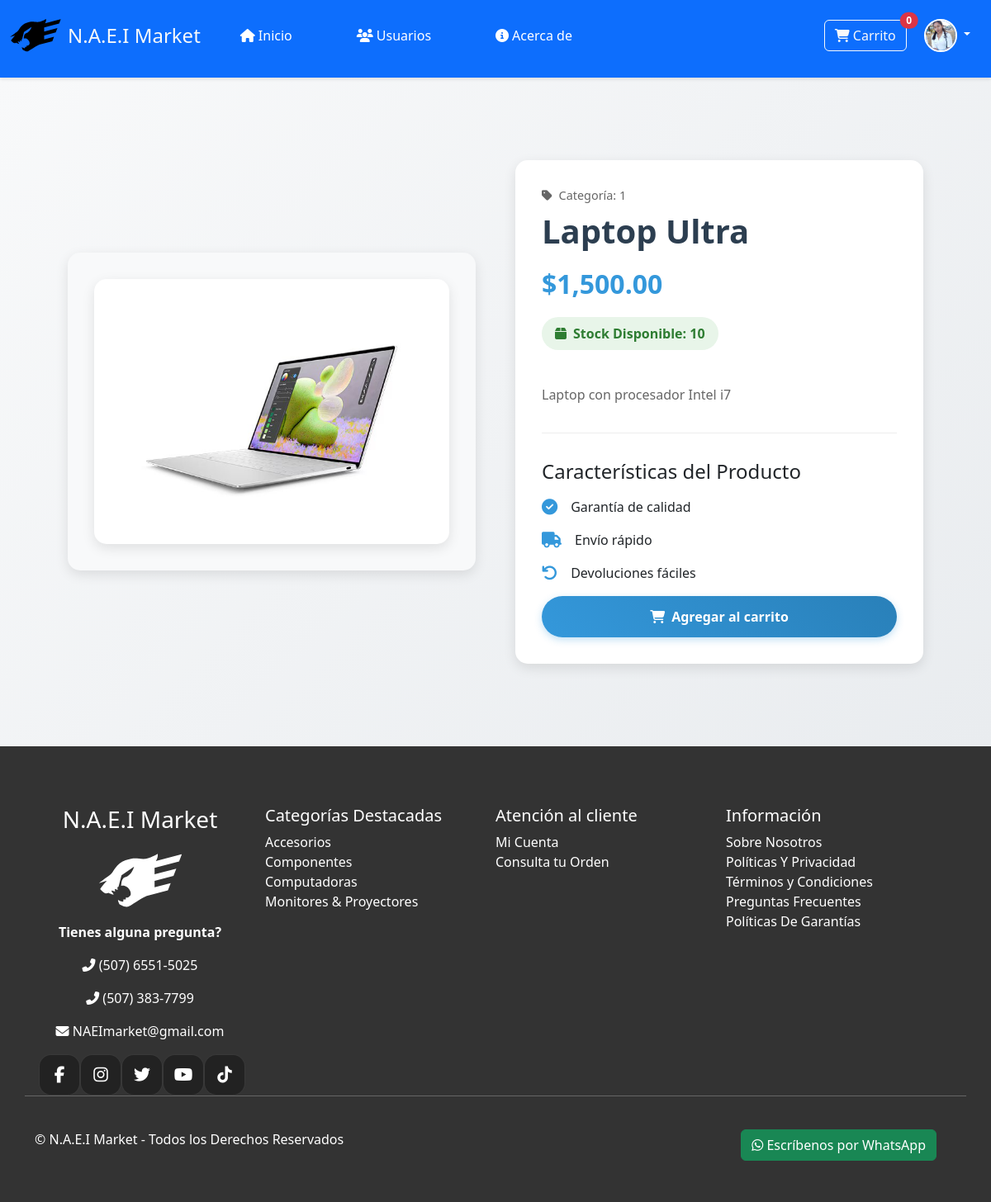
The page /details.php?id=1 (signed in) on the database its author committed.
### tables this page shows
CREATE TABLE `usuarios` (
    `id` int(11) NOT NULL,
    `nombre` varchar(255) NOT NULL,
    `apellido` varchar(255) NOT NULL,
    `correo` varchar(255) NOT NULL,
    `contraseña` varchar(255) NOT NULL,
    `rol` enum(
        'admin',
        'contador',
        'ayudante'
    ) NOT NULL,
    `foto_perfil` varchar(255) DEFAULT NULL
);

CREATE TABLE `productos` (
    `id` int(11) NOT NULL,
    `nombre` varchar(255) NOT NULL,
    `descripcion` text,
    `precio` decimal(10, 2) NOT NULL,
    `stock` int(11) NOT NULL,
    `categoria_id` int(11) DEFAULT NULL,
    `imagen` varchar(255) DEFAULT NULL,
    `descripcion_larga` text
);

### Controllers/function.php (called while the page is built, shortened)
<?php
function obtenerTotalCarrito() {
return 0;
}

### public/details.php (the view, shortened to what this page needs)
<?php
require_once '../Controllers/function.php';
require_once '../config/connection.php';
$id_producto = isset($_GET['id']) ? intval($_GET['id']) : null;
$sql = "SELECT id, nombre, descripcion, descripcion_larga, precio, stock, categoria_id, imagen FROM productos WHERE id = ?";
$stmt = $conn->prepare($sql);
$stmt->bind_param("i", $id_producto);
if (!$stmt->execute()) {
    die("Error al ejecutar la consulta: " . $stmt->error);
}
$result = $stmt->get_result();
$producto = $result->fetch_assoc();
?>
<!DOCTYPE html>
<html lang="es">
<head>
    <link rel="stylesheet" href="/src/css/styles.css">
    <link rel="stylesheet" href="https://cdn.jsdelivr.net/npm/bootstrap@5.3.0/dist/css/bootstrap.min.css">
    <link rel="stylesheet" href="https://cdn.jsdelivr.net/npm/toastify-js/src/toastify.min.css">
    <link rel="stylesheet" href="https://cdnjs.cloudflare.com/ajax/libs/font-awesome/6.0.0-beta3/css/all.min.css">
</head>
<body>
    <?php include '../src/components/header.php'; ?>
    <main id="details" class="details-content">
        <div class="container">
            <section class="py-5">
                <div class="row gx-4 gx-lg-5 align-items-center">
                    <div class="col-md-6">
                        <div class="product-image-container">
                            <?php if (!empty($producto['imagen'])): ?>
                                <img src="<?php echo htmlspecialchars($producto['imagen']); ?>"
                                    alt="<?php echo htmlspecialchars($producto['nombre']); ?>"
                                    class="product-image"
                                    onerror="this.onerror=null; this.src='/assets/img/placeholder.png';">
                            <?php else: ?>
                                <i class="fas fa-image product-image-placeholder"></i>
                            <?php endif; ?>
                        </div>
                    </div>
                    <div class="col-md-6">
                        <div class="product-info">
                            <div class="product-category">
                                <i class="fas fa-tag me-2"></i>Categoría: <?php echo $producto['categoria_id']; ?>
                            </div>
                            <h1 class="product-title"><?php echo htmlspecialchars($producto['nombre']); ?></h1>
                            <div class="product-price">
                                $<?php echo number_format($producto['precio'], 2); ?>
                            </div>
                            <div class="product-stock">
                                <i class="fas fa-box me-2"></i>Stock Disponible: <?php echo $producto['stock']; ?>
                            </div>
                            <p class="product-description"><?php echo htmlspecialchars($producto['descripcion']); ?></p>
                            <div class="product-features">
                                <h4 class="mb-3">Características del Producto</h4>
                                <div class="feature-item">
                                    <i class="fas fa-check-circle feature-icon"></i>
                                    <span>Garantía de calidad</span>
                                </div>
                                <div class="feature-item">
                                    <i class="fas fa-truck feature-icon"></i>
                                    <span>Envío rápido</span>
                                </div>
                                <div class="feature-item">
                                    <i class="fas fa-undo feature-icon"></i>
                                    <span>Devoluciones fáciles</span>
                                </div>
                            </div>
                            <button class="btn btn-add-cart w-100" id="BtnAddCarrito" type="button"
                                onclick="addToCart(event)">
                                <i class="fas fa-shopping-cart me-2"></i>Agregar al carrito
                            </button>
                        </div>
                    </div>
                </div>
            </section>
        </div>
    </main>
</body>
</html>

### src/components/header.php (shortened to what this page needs)
<?php
include '../config/connection.php';
$rol = 'cliente';
$avatar = "/assets/img/logo/profile-1.png";
if (isset($_SESSION['usuario_id'])) {
    $user_id = $_SESSION['usuario_id'];
    $sql = "SELECT nombre, apellido, correo, foto_perfil, rol FROM Usuarios WHERE id = ?";
    $stmt = $conn->prepare($sql);
    $stmt->bind_param('i', $user_id);
    $stmt->execute();
    $result = $stmt->get_result();
    if ($result->num_rows > 0) {
        $user = $result->fetch_assoc();
        $avatar = $user['foto_perfil'];
        $rol = $user['rol'];
    }
}
?>
<header>
    <nav class="navbar navbar-expand-lg bg-primary d-flex flex-wrap align-items-center justify-content-center justify-content-md-between py-3">
        <div class="container-fluid mb-2">
            <a href="/" class="d-inline-flex link-body-emphasis text-decoration-none align-items-center">
                <img src="/assets/img/logo/Fastify_light.svg" alt="Logo" class="me-2" style="height: 40px;">
                <h4 class="text-center text-light m-0">N.A.E.I Market</h4>
            </a>
            <div class="collapse navbar-collapse" id="navbarSupportedContent">
                <ul class="nav col-12 col-md-auto mb-2 align-items-center justify-content-center justify-content-md-between mb-md-0">
                    <li>
                        <a href="/public/home_product.php" class="nav-link px-2 text-white">
                            <i class="fas fa-home me-1"></i>Inicio
                        </a>
                    </li>
                    <?php if ($rol === 'admin'): ?>
                        <li>
                            <a href="/public/admin/dashboard.php" class="nav-link px-2 text-white">
                                <i class="fas fa-users me-1"></i>Usuarios
                            </a>
                        </li>
                    <?php endif; ?>
                    <li>
                        <a href="#" class="nav-link px-2 text-white">
                            <i class="fas fa-info-circle me-1"></i>Acerca de
                        </a>
                    </li>
                </ul>
                <div class="d-flex align-items-center">
                    <a href="/public/carrito.php" title="Mi Carrito"
                        class="btn btn-outline-light position-relative mx-2 text-decoration-none d-flex align-items-center">
                        <i class="fas fa-shopping-cart me-1"></i>
                        Carrito
                        <span class="badge bg-danger text-white ms-1 rounded-pill position-absolute top-0 start-100 translate-middle"
                            id="num_cont">
                            <?php echo obtenerTotalCarrito() ?>
                        </span>
                    </a>
                    <?php if (isset($_SESSION['usuario_id']) && ($user)): ?>
                        <div class="nav-item dropdown" title="Mi cuenta">
                            <a class="btn btn-icon dropdown-toggle text-white" id="navbarDropdownUserImage" href="#" role="button"
                                data-bs-toggle="dropdown" aria-expanded="false">
                                <img class="rounded-circle border border-2 border-white" style="width: 40px; height: 40px; object-fit: cover;"
                                    src="<?php echo htmlspecialchars($avatar); ?>" alt="Foto de perfil">
                            </a>
                        </div>
                    <?php endif; ?>
                </div>
            </div>
        </div>
    </nav>
</header>

### src/css/styles.css (style rules this page uses)
body { font-family: Arial, sans-serif; line-height: 1.6; margin: 0; padding: 0; background-size: cover; color: #fff; }
h1, h2 { color: #ffcc00; }
.text-decoration-none { text-decoration: none; color: white; }
header ul { list-style: none; padding: 0; }
header ul li { display: inline; margin: 0 15px; }
header ul li a { display: block; color: white; display: block; font-size: 22px; margin: 7px; margin-inline-start: 25px; padding: 10px 15px; position: relative; text-decoration: none; }
.navbar-collapse { justify-content: space-between; }
section { margin: 20px; padding: 20px; border-radius: 10px; }
.footer { background-color: #333; color: #fff; }
.footer a { color: #fff; text-decoration: none; }
.icons { display: flex; justify-content: end; cursor: pointer; }
.icons a { text-decoration: none; list-style: none; }
.icons i { display: flex; justify-content: center; align-items: center; font-size: 20px; width: 50px; height: 50px; border: solid 1px rgba(255, 255, 255, 0.1); border-radius: 30%; background-color: #222; color: white; transition: background-color 0.3s, color 0.3s; }

### public/details.php (style rules this page uses)
.details-content { background: linear-gradient(135deg, #f8f9fa 0%, #e9ecef 100%); min-height: calc(100vh - 76px); padding: 2rem 0; }
.product-image { border-radius: 15px; box-shadow: 0 5px 15px rgba(0, 0, 0, 0.1); transition: all 0.3s ease; max-height: 500px; object-fit: contain; background: white; padding: 2rem; width: 100%; }
.product-image-container { position: relative; background: #f8f9fa; border-radius: 15px; padding: 2rem; display: flex; align-items: center; justify-content: center; box-shadow: 0 5px 15px rgba(0, 0, 0, 0.1); }
.product-info { background: white; border-radius: 15px; padding: 2rem; box-shadow: 0 5px 15px rgba(0, 0, 0, 0.1); }
.product-title { color: #2c3e50; font-weight: 700; margin-bottom: 1rem; }
.product-price { font-size: 2rem; color: #3498db; font-weight: 700; margin: 1rem 0; }
.product-description { color: #666; line-height: 1.8; margin: 1.5rem 0; }
.product-stock { background: #e8f5e9; color: #2e7d32; padding: 0.5rem 1rem; border-radius: 25px; font-weight: 600; display: inline-block; margin-bottom: 1rem; }
.btn-add-cart { background: linear-gradient(45deg, #3498db, #2980b9); color: white; border: none; padding: 0.8rem 2rem; border-radius: 25px; font-weight: 600; transition: all 0.3s ease; box-shadow: 0 3px 10px rgba(52, 152, 219, 0.3); }
.product-category { color: #666; font-size: 0.9rem; margin-bottom: 0.5rem; }
.product-features { margin-top: 2rem; padding-top: 2rem; border-top: 1px solid #eee; }
.feature-item { display: flex; align-items: center; margin-bottom: 1rem; }
.feature-icon { color: #3498db; margin-right: 1rem; font-size: 1.2rem; }

### src/components/header.php (style rules this page uses)
.navbar { box-shadow: 0 2px 4px rgba(0, 0, 0, 0.1); }
.nav-link { transition: all 0.3s ease; position: relative; }
.nav-link::after { content: ''; position: absolute; width: 0; height: 2px; bottom: 0; left: 50%; background-color: white; transition: all 0.3s ease; }
.btn-icon { transition: all 0.3s ease; }
#navbarDropdownUserImage img { transition: all 0.3s ease; }
.badge { transition: all 0.3s ease; }

### rows shown on the page
usuarios: foto_perfil (picture)
productos: imagen (picture), categoria "1", nombre "Laptop Ultra", precio "1,500.00", stock "10", descripcion "Laptop con procesador Intel i7"

### other values the page prints
obtenerTotalCarrito() "0"
